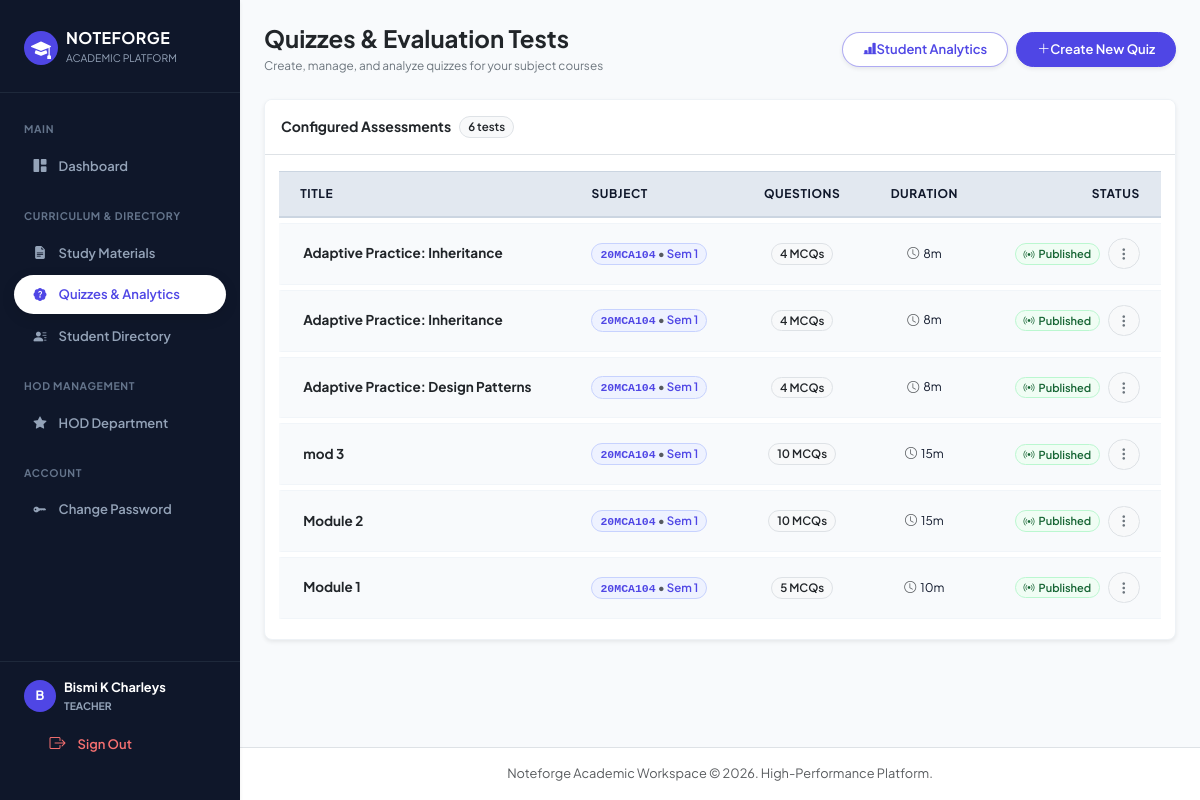
The page /teacher/quizzes/ (signed in) on the database its author committed.
### accounts/models.py (models this page shows, shortened)
class User(AbstractUser):
    ROLE_CHOICES = [
        ('admin',   'Admin'),
        ('teacher', 'Teacher'),
        ('student', 'Student'),
    ]
    DESIGNATION_CHOICES = [
        ('assistant_professor',  'Assistant Professor'),
        ('associate_professor',  'Associate Professor'),
    ]
    role        = models.CharField(max_length=10, choices=ROLE_CHOICES, default='student')
    department  = models.ForeignKey(
        Department, null=True, blank=True,
        on_delete=models.SET_NULL, related_name='users'
    )
    semester    = models.ForeignKey(
        Semester, null=True, blank=True,
        on_delete=models.SET_NULL, related_name='students'
    )
    semester_number = models.PositiveIntegerField(null=True, blank=True)
    batch       = models.ForeignKey(
        Batch, null=True, blank=True,
        on_delete=models.SET_NULL, related_name='students'
    )
    employee_id   = models.CharField(max_length=30, blank=True)
    phone         = models.CharField(max_length=15, blank=True)
    is_first_login = models.BooleanField(default=True)
    designation       = models.CharField(max_length=30, choices=DESIGNATION_CHOICES, blank=True)
    is_hod            = models.BooleanField(default=False)
    date_of_birth     = models.DateField(null=True, blank=True)
    assigned_subjects = models.ManyToManyField(Subject, blank=True, related_name='teachers')

class Quiz(models.Model):
    DIFFICULTY_CHOICES = [
        ('easy', 'Easy (Direct Understanding)'),
        ('medium', 'Medium (Concept Connection / Application)'),
        ('hard', 'Hard (Multi-step Reasoning / Analysis)'),
        ('mixed', 'Mixed (Balanced: 25% Easy, 50% Medium, 25% Hard)'),
    ]
    QUESTION_TYPE_CHOICES = [
        ('mcq_single', 'Single Choice MCQ'),
        ('mcq_multi', 'Multiple Response MCQ'),
        ('concept_application', 'Conceptual / Application-based MCQ'),
    ]
    subject         = models.ForeignKey(Subject, on_delete=models.CASCADE, related_name='quizzes')
    batch           = models.ForeignKey(Batch, null=True, blank=True, on_delete=models.SET_NULL, related_name='quizzes')
    title           = models.CharField(max_length=200)
    description     = models.TextField(blank=True)
    pdf_file        = models.FileField(
        upload_to='quiz_sources/',
        validators=[FileExtensionValidator(allowed_extensions=['pdf', 'pptx', 'ppt', 'docx', 'doc', 'txt'])],
        blank=True,
        null=True,
        help_text='Source document for MCQ generation'
    )
    num_questions   = models.PositiveIntegerField(
        default=5,
        validators=[MinValueValidator(1), MaxValueValidator(50)],
        help_text='Total questions to configure/generate'
    )
    difficulty      = models.CharField(max_length=20, choices=DIFFICULTY_CHOICES, default='medium')
    question_types  = models.CharField(max_length=50, choices=QUESTION_TYPE_CHOICES, default='mcq_single')
    time_limit_mins = models.PositiveIntegerField(default=15)
    total_marks     = models.PositiveIntegerField(default=10)
    is_published    = models.BooleanField(default=False)
    published_at    = models.DateTimeField(null=True, blank=True, help_text='Timestamp when the quiz was officially published to students')
    is_practice      = models.BooleanField(default=False, help_text='Flag indicating a personalized adaptive practice quiz')
    practice_student = models.ForeignKey(User, null=True, blank=True, on_delete=models.CASCADE, related_name='personalized_quizzes', help_text='Student for whom this personalized practice was generated')
    practice_topic   = models.CharField(max_length=200, blank=True, default='', help_text='Targeted weak topic for personalized practice')
    parent_quiz      = models.ForeignKey('self', null=True, blank=True, on_delete=models.SET_NULL, related_name='practice_quizzes', help_text='Source assessment whence the weak topic was diagnosed')
    created_by      = models.ForeignKey(User, on_delete=models.CASCADE, related_name='created_quizzes')
    created_at      = models.DateTimeField(auto_now_add=True)
    class Meta:
        ordering = ['-created_at']

class Subject(models.Model):
    semester     = models.ForeignKey(Semester, on_delete=models.CASCADE, related_name='subjects')
    name         = models.CharField(max_length=150)
    subject_code = models.CharField(max_length=30, unique=True)
    credits      = models.PositiveSmallIntegerField(default=0)

class Semester(models.Model):
    department = models.ForeignKey(Department, on_delete=models.CASCADE, related_name='semesters')
    number = models.PositiveIntegerField()
    class Meta:
        unique_together = ('department', 'number')
        ordering = ['number']

### teacher_panel/views.py (the view)
    def wrapper(request, *args, **kwargs):
        if not request.user.is_authenticated:
            return redirect('login')
        if request.user.role != 'teacher':
            messages.error(request, 'Access denied. Teacher portal only.')
            return redirect('login')
        if request.user.is_first_login and view_func.__name__ != 'change_password':
            messages.warning(request, 'Please change your temporary password before proceeding.')
            return redirect('teacher_change_password')
        return view_func(request, *args, **kwargs)

### templates/teacher_panel/quiz_list.html (shortened to what this page needs)
{% extends 'base.html' %}
{% block content %}
<div class="d-flex align-items-center justify-content-between flex-wrap gap-2 mb-4">
  <div>
    <h4 class="fw-bold text-dark mb-1">Quizzes & Evaluation Tests</h4>
    <p class="text-secondary small mb-0">Create, manage, and analyze quizzes for your subject courses</p>
  </div>
  <div class="d-flex align-items-center gap-2">
    <a href="{% url 'teacher_quiz_analytics' %}" class="btn btn-outline-primary d-inline-flex align-items-center gap-1.5 shadow-sm">
      <i class="bi bi-bar-chart-line-fill"></i>
      <span>Student Analytics</span>
    </a>
    <a href="{% url 'teacher_quiz_select_batch' %}" class="btn btn-primary d-inline-flex align-items-center gap-1.5 shadow-sm">
      <i class="bi bi-plus-lg"></i>
      <span>Create New Quiz</span>
    </a>
  </div>
</div>
<div class="card bg-white shadow-sm border-0 rounded-3 overflow-hidden" style="border: 1px solid #eef2f6 !important;">
  <div class="card-header bg-white py-3 px-3.5 border-bottom d-flex align-items-center justify-content-between">
    <div class="d-flex align-items-center gap-2">
      <h6 class="fw-bold text-dark mb-0" style="font-size: 14px;">Configured Assessments</h6>
      <span class="badge bg-light text-dark border">{{ quizzes.count }} test{{ quizzes.count|pluralize }}</span>
    </div>
  </div>
  <div class="table-responsive">
    <table class="table table-hover align-middle mb-0">
      <thead class="bg-light bg-opacity-50">
        <tr>
          <th class="ps-4 text-muted small fw-semibold">TITLE</th>
          <th class="text-muted small fw-semibold">SUBJECT</th>
          <th class="text-muted small fw-semibold text-center">QUESTIONS</th>
          <th class="text-muted small fw-semibold text-center">DURATION</th>
          <th class="pe-4 text-end text-muted small fw-semibold">STATUS</th>
        </tr>
      </thead>
      <tbody>
        {% for q in quizzes %}
        <tr>
          <td class="ps-4">
            <strong class="text-dark" style="font-size: 13.5px;">{{ q.title }}</strong>
          </td>
          <td>
            <span class="badge bg-primary-subtle text-primary border border-primary-subtle rounded-pill px-2.5 py-1 fw-semibold" style="font-size: 11.5px;">
              <span class="font-monospace">{{ q.subject.subject_code }}</span> <span class="text-muted">&bull;</span> Sem {{ q.subject.semester.number }}
            </span>
          </td>
          <td class="text-center">
            <span class="badge bg-light text-dark border">{{ q.questions.count|default:q.num_questions }} MCQs</span>
          </td>
          <td class="text-center small text-secondary">
            <i class="bi bi-clock me-1 text-muted"></i>{{ q.time_limit_mins }}m
          </td>
          <td class="pe-4 text-end">
            <div class="d-inline-flex align-items-center gap-2 justify-content-end" style="white-space: nowrap;">
              {% if q.is_published %}
                <span class="badge bg-success-subtle text-success rounded-pill px-2.5 py-1 fw-semibold" style="font-size: 11px;">
                  <i class="bi bi-broadcast me-1"></i>Published
                </span>
              {% else %}
                <span class="badge bg-secondary-subtle text-secondary rounded-pill px-2.5 py-1 fw-semibold" style="font-size: 11px;">
                  <i class="bi bi-pencil-square me-1"></i>Draft
                </span>
              {% endif %}
              <div class="dropdown d-inline-block">
                <button class="btn btn-sm btn-light border rounded-pill px-2 py-1 text-secondary" type="button" data-bs-toggle="dropdown" aria-expanded="false" title="Test Actions">
                  <i class="bi bi-three-dots-vertical"></i>
                </button>
              </div>
            </div>
          </td>
        </tr>
        {% endfor %}
      </tbody>
    </table>
  </div>
</div>
{% endblock %}

### templates/base.html (shortened to what this page needs)
<!DOCTYPE html>
<html lang="en">
<head>
<link href="https://cdn.jsdelivr.net/npm/bootstrap@5.3.3/dist/css/bootstrap.min.css" rel="stylesheet">
<link rel="stylesheet" href="https://cdn.jsdelivr.net/npm/bootstrap-icons@1.11.3/font/bootstrap-icons.min.css">
</head>
<body>
<div class="d-flex">
  {% if user.is_authenticated %}
  <aside class="nf-sidebar shadow-sm" id="sidebarMenu">
    <div class="nf-sidebar-brand d-flex align-items-center justify-content-between">
      <div class="d-flex align-items-center gap-2">
        <div class="bg-primary text-white rounded-circle d-flex align-items-center justify-content-center fw-bold" style="width: 34px; height: 34px; background-color: var(--nf-indigo) !important;">
          <i class="bi bi-mortarboard-fill fs-5"></i>
        </div>
        <div>
          <div class="h6 fw-bold text-white mb-0" style="letter-spacing: 0.03em;">NOTEFORGE</div>
          <small class="text-slate-400" style="font-size: 0.65rem; color: #94a3b8;">ACADEMIC PLATFORM</small>
        </div>
      </div>
    </div>
    <nav class="py-2">
      {% if user.role == 'admin' %}
        <div class="nf-nav-header">Main Dashboard</div>
        <a href="{% url 'admin_dashboard' %}" class="nf-nav-link {% if request.resolver_match.url_name == 'admin_dashboard' %}active{% endif %}">
          <i class="bi bi-grid-1x2-fill"></i> Overview
        </a>
        <div class="nf-nav-header">Academic Roadmap</div>
        <a href="{% url 'department_list' %}" class="nf-nav-link {% if 'department' in request.resolver_match.url_name %}active{% endif %}">
          <i class="bi bi-building-fill"></i> Departments
        </a>
        <a href="{% url 'semester_list' %}" class="nf-nav-link {% if 'semester' in request.resolver_match.url_name %}active{% endif %}">
          <i class="bi bi-calendar3"></i> Semesters
        </a>
        <a href="{% url 'subject_list' %}" class="nf-nav-link {% if 'subject' in request.resolver_match.url_name %}active{% endif %}">
          <i class="bi bi-journal-bookmark-fill"></i> Subjects
        </a>
        <div class="nf-nav-header">Users & Security</div>
        <a href="{% url 'teacher_list' %}" class="nf-nav-link {% if 'teacher' in request.resolver_match.url_name %}active{% endif %}">
          <i class="bi bi-person-badge-fill"></i> Faculty Teachers
        </a>
        <a href="{% url 'student_list' %}" class="nf-nav-link {% if 'batch' in request.resolver_match.url_name or 'student' in request.resolver_match.url_name %}active{% endif %}">
          <i class="bi bi-people-fill"></i> Students & Batches
        </a>
        <div class="nf-nav-header">System</div>
        <a href="{% url 'audit_log' %}" class="nf-nav-link {% if 'audit' in request.resolver_match.url_name %}active{% endif %}">
          <i class="bi bi-activity"></i> Audit Log
        </a>
      {% elif user.role == 'teacher' %}
        <div class="nf-nav-header">Main</div>
        <a href="{% url 'teacher_dashboard' %}" class="nf-nav-link {% if request.resolver_match.url_name == 'teacher_dashboard' %}active{% endif %}">
          <i class="bi bi-grid-1x2-fill"></i> Dashboard
        </a>
        <div class="nf-nav-header">Curriculum & Directory</div>
        <a href="{% url 'teacher_material_list' %}" class="nf-nav-link {% if 'material' in request.resolver_match.url_name %}active{% endif %}">
          <i class="bi bi-file-earmark-text-fill"></i> Study Materials
        </a>
        <a href="{% url 'teacher_quiz_list' %}" class="nf-nav-link {% if 'quiz' in request.resolver_match.url_name %}active{% endif %}">
          <i class="bi bi-patch-question-fill"></i> Quizzes & Analytics
        </a>
        <a href="{% url 'teacher_student_directory' %}" class="nf-nav-link {% if 'student' in request.resolver_match.url_name %}active{% endif %}">
          <i class="bi bi-person-lines-fill"></i> Student Directory
        </a>
        {% if user.is_hod %}
        <div class="nf-nav-header">HOD Management</div>
        <a href="{% url 'teacher_hod_overview' %}" class="nf-nav-link {% if 'hod' in request.resolver_match.url_name %}active{% endif %}">
          <i class="bi bi-star-fill"></i> HOD Department
        </a>
        {% endif %}
        <div class="nf-nav-header">Account</div>
        <a href="{% url 'teacher_change_password' %}" class="nf-nav-link {% if 'password' in request.resolver_match.url_name %}active{% endif %}">
          <i class="bi bi-key-fill"></i> Change Password
        </a>
      {% endif %}
    </nav>
    <div class="mt-auto p-3 border-top border-slate-700" style="border-top: 1px solid #1e293b !important;">
      <div class="d-flex align-items-center gap-2 mb-2 px-2">
        <div class="btn-circle text-white fw-bold" style="width: 32px; height: 32px; font-size: 0.8rem; background-color: var(--nf-indigo) !important;">
          {{ user.username|slice:":1"|upper }}
        </div>
        <div class="overflow-hidden">
          <div class="fw-bold text-white text-truncate" style="font-size: 0.8rem;">{{ user.get_full_name|default:user.username }}</div>
          <span class="text-slate-400 d-block text-uppercase" style="font-size: 0.65rem; font-weight: 700; color: #94a3b8;">{{ user.role }}</span>
        </div>
      </div>
      <a href="{% url 'logout' %}" class="nf-nav-link text-danger w-100" style="color: #f87171 !important;">
        <i class="bi bi-box-arrow-right fs-6"></i> <span>Sign Out</span>
      </a>
    </div>
  </aside>
  {% endif %}
  <div class="nf-main-content flex-grow-1">
    <main class="p-3 p-md-4 flex-grow-1">
      {% block content %}{% endblock %}
    </main>
    <footer class="mt-auto py-3 px-4 bg-white border-top text-center text-muted" style="font-size: 0.8rem;">
      Noteforge Academic Workspace &copy; 2026. High-Performance Platform.
    </footer>
  </div>
</div>
</body>
</html>

### rows shown on the page
User: username "B", get_full_name "Bismi K Charleys", role "TEACHER"
Quiz: title "Adaptive Practice: Inheritance", subject.subject_code "20MCA104", subject.semester.number "1", questions.count "4", time_limit_mins "8", is_published True (drawn)
Quiz: title "Adaptive Practice: Inheritance", subject.subject_code "20MCA104", subject.semester.number "1", questions.count "4", time_limit_mins "8", is_published True (drawn)
Quiz: title "Adaptive Practice: Design Patterns", subject.subject_code "20MCA104", subject.semester.number "1", questions.count "4", time_limit_mins "8", is_published True (drawn)
Quiz: title "mod 3", subject.subject_code "20MCA104", subject.semester.number "1", questions.count "10", time_limit_mins "15", is_published True (drawn)
Quiz: title "Module 2", subject.subject_code "20MCA104", subject.semester.number "1", questions.count "10", time_limit_mins "15", is_published True (drawn)
Quiz: title "Module 1", subject.subject_code "20MCA104", subject.semester.number "1", questions.count "5", time_limit_mins "10", is_published True (drawn)

### other values the page prints
{{ quizzes.count }} "6"
